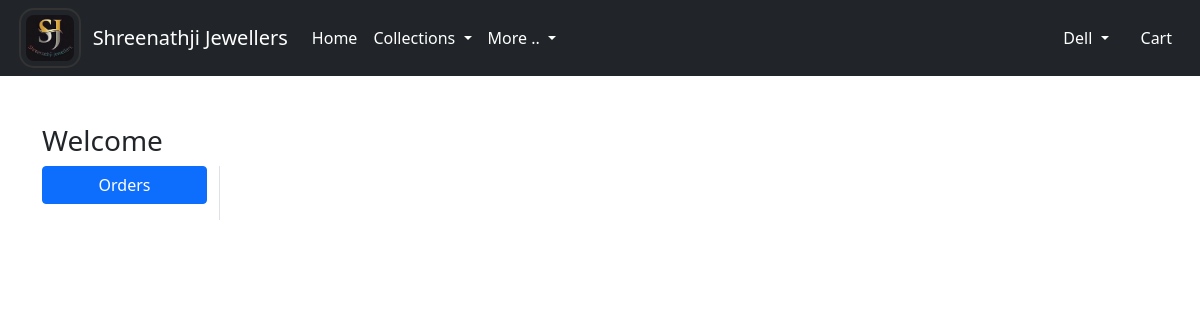
The page /orders/ (signed in) on the database as committed earlier.
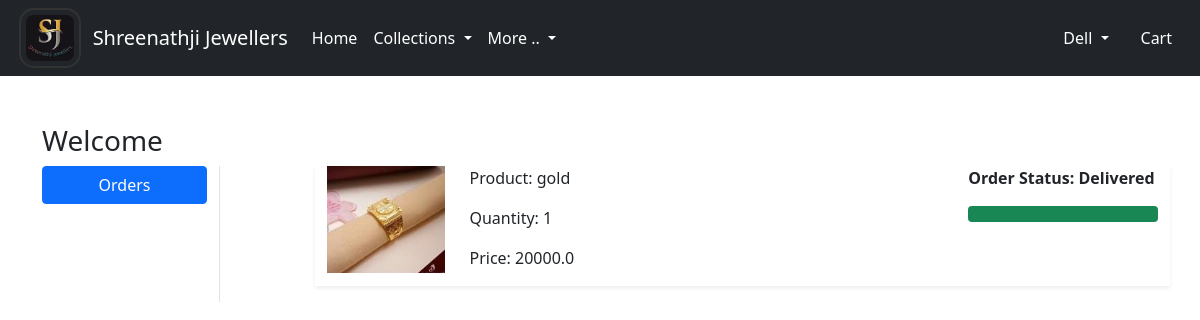
The same page on the database as committed later.
### app/models.py (models this page shows, shortened)
class OrderPlaced(models.Model):
 user = models.ForeignKey(User, on_delete=models.CASCADE)
 customer = models.ForeignKey(Customer, on_delete=models.CASCADE)
 product = models.ForeignKey(Product, on_delete=models.CASCADE)
 quantity = models.PositiveIntegerField(default=1)
 ordered_date = models.DateTimeField(auto_now_add=True)
 status = models.CharField(max_length=50,choices=STATUS_CHOICES,default=' ')
 @property
 def total_cost(self):
   return self.quantity * self.product.discounted_price

class Product(models.Model):
 title = models.CharField(max_length=100)
 selling_price = models.FloatField()
 discounted_price = models.FloatField()
 description = models.TextField()
 brand = models.CharField(max_length=100)
 category = models.CharField( choices=CATEGORY_CHOICES, max_length=2)
 product_image = models.ImageField(upload_to='productimg')

### app/views.py (the view)
# urls.py: path('orders/', views.orders, name='orders'),
@login_required
def orders(request):
	op = OrderPlaced.objects.filter(user=request.user)
	return render(request, 'app/orders.html', {'order_placed':op})

### app/templates/app/orders.html (shortened to what this page needs)
{% extends 'app/base.html' %}
{% load static %}
{% block main-content %}
<div class="container my-5">
 <div class="row">
 <h3>Welcome </h3>
  <div class="col-sm-2 border-end">
   <ul class="list-unstyled">
    <li class="d-grid"><a href="{% url 'orders' %}" class="btn btn-primary">Orders</a></li>
   </ul>
  </div>
  <div class="col-sm-9 offset-sm-1">
   <div class="row">
    {% for op in order_placed %}
     <div class="col-sm-12">
      <div class="row shadow-sm mb-3">
       <div class="col-sm-2"><img src="{{op.product.product_image.url}}" alt="" srcset="" class="img-fluid" height="150" width="150"></div>
       <div class="col-sm-7">
        <p>Product: {{op.product.title}}</p>
        <p>Quantity: {{op.quantity}}</p>
        <p>Price: {{op.total_cost}}</p>
       </div>
       <div class="col-sm-3 fw-bold">
        <p>Order Status: {{op.status}}</p>
         {% if op.status == 'Delivered' %}
         <div class="progress">
          <div class="progress-bar bg-success" role="progressbar" style="width: 100%" aria-valuenow="100" aria-valuemin="0" aria-valuemax="100"></div>
         </div>
         {% endif %}
        </div>
       </div>
      </div>
     </div>
    {% endfor %}
   </div>
  </div>
 </div>
</div>
{% endblock main-content %}

Rows that differ between the two databases and show on the page:
added OrderPlaced: product.product_image (picture), product "gold", quantity "1", total_cost "20000.0", status "Delivered"
